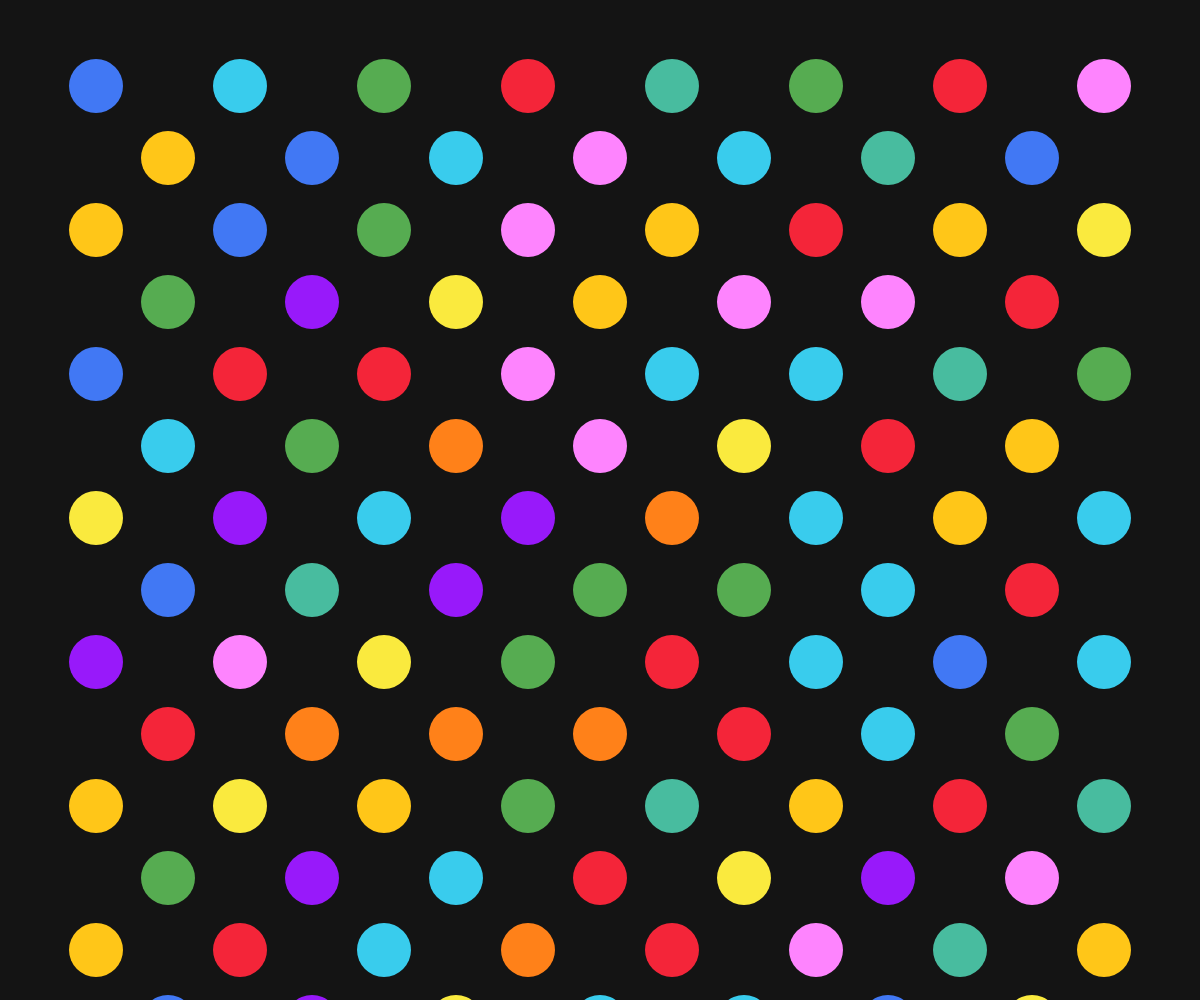
Frame 1 (no input)
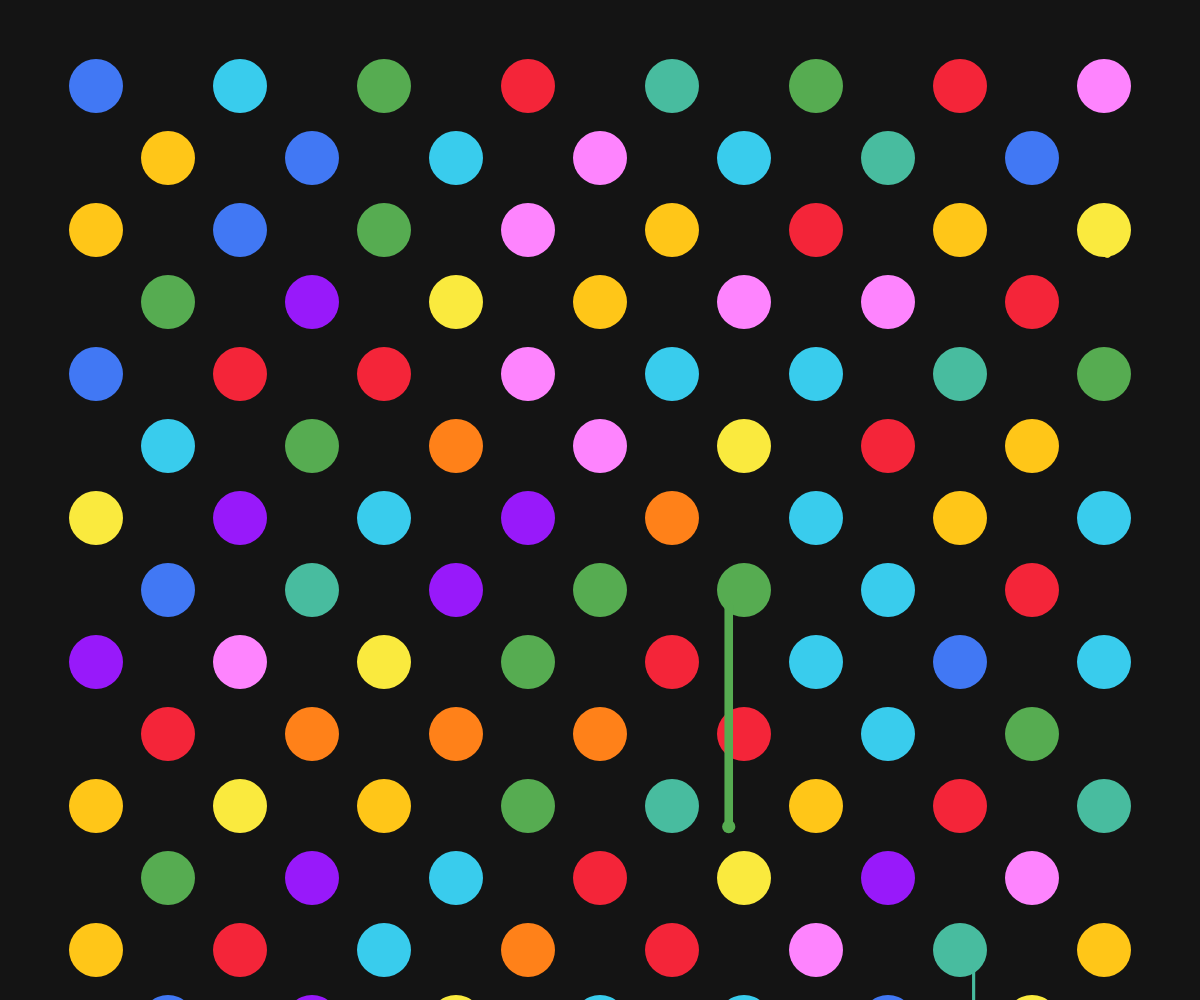
Frame 60 (no input)
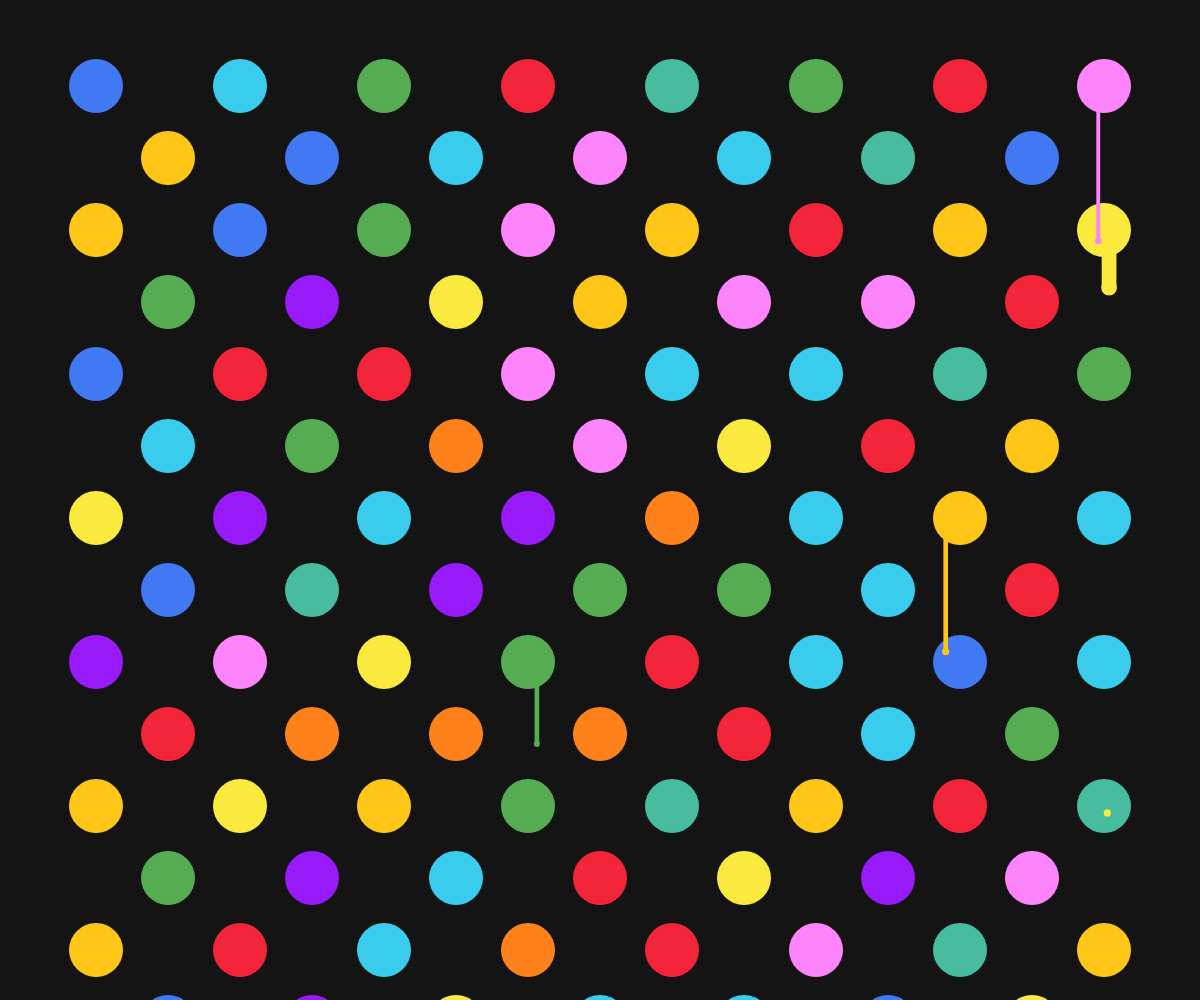
Frame 120 (the mouse pressed at the canvas centre since frame 60)

The p5.js sketch that drew these frames (run headless with seeded random() and noise() and a simulated clock; from frame 60 on, the mouse is pressed at the canvas centre):

// p5.js sketch
// ── sketch.js
let drops = [];
let colors = ['#f42539', '#ff8119', '#ffc618', '#faea3e','#56ac51', '#48bc9f', '#39cced', '#4178f4', '#9819fa', '#fe84fe']
let pos = [];
let seg = 15;
let cSize;

function setup() {
	createCanvas(windowWidth, windowHeight);
	cSize = width / seg;
	for(let i=0; i<seg; i++){
		for(let j=0; j<seg; j++){
			if((i+j)%2 == 0){
				let x = i * cSize + cSize / 2;
				let y = j * cSize + cSize / 2;
				pos.push({x:x, y:y, col:random(colors)});
			}
		}
	}
	cSize *= 0.75;
}

function draw() {
	translate(width/2, height/2);
	scale(0.9);
	translate(-width/2, -height/2);
	background(20);
	for(let i of pos){
		noStroke();
		fill(i.col);
		circle(i.x, i.y, cSize);
	}	

	for(let i=0; i<drops.length; i++){
		drops[i].run();
	}

	for(let i=0; i<drops.length; i++){
		if(drops[i].isDead){
			drops.splice(i, 1);
		}
	}

	if(random() < 0.1){
		addDrops();
	}
}

function addDrops(){
	let n = int(random(pos.length));
	let p = pos[n];
	let theta = random(0.25, 0.75) * PI;
	let x =	p.x + cSize * 0.4 * cos(theta);
	let y = p.y + cSize * 0.4 * sin(theta);
	drops.push(new Drop(x, y, p.col));
}

class Drop{
	constructor(x, y, col){
		this.x0 = x;
		this.y0 = y;
		this.x = x;
		this.y = y;
		this.v = 0;
		this.a = 0.3;
		this.size = random(0.1, 0.3) * cSize;
		this.col = col;
		this.sw = this.size;
		this.isDead = false;
	}

	show(){
		noStroke();
		fill(this.col);
		ellipse(this.x, this.y, this.size);
		if(this.sw > 0.1){
			noFill();
			stroke(this.col);
			strokeWeight(this.sw);
			line(this.x0, this.y0, this.x, this.y);
		}
	}

	move(){
		this.y += this.v;
		this.v += this.a;
		this.sw -= this.v*0.02;
		if(this.y > height * 1.5)this.isDead = true;
	}

	run(){
		this.move();
		this.show();
	}
}
